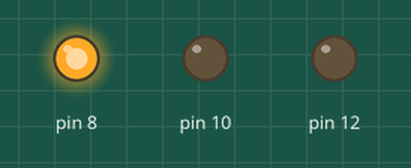
The sketch below on a simulated Arduino Uno, built with avr-gcc and run on an emulated ATmega328P. On the bench: output pins drawn as LEDs (lit = HIGH).

Above: at 0.3 s.
At 1.7 s:
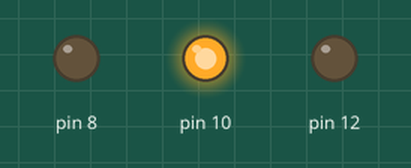
At 4.2 s:
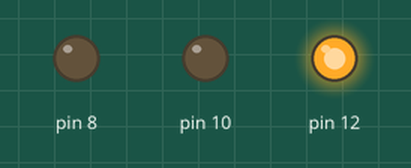
At 5.8 s:
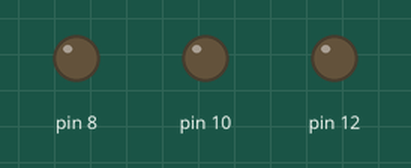
Timing chart, 0 to 7.3 s (numbered marks = the images above):
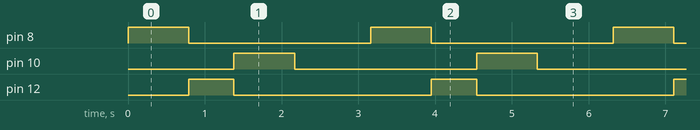

The sketch:

gh2.ino
```cpp
int del1 = 790;
int del2 = 590;
int del3 = 990;
void setup()
{
  pinMode(8, OUTPUT);
  pinMode(10, OUTPUT);
  pinMode(12, OUTPUT);
}
void loop()
{
digitalWrite(8, HIGH);
delay(del1);
digitalWrite(8, LOW);
digitalWrite(12, HIGH);
delay(del2);
digitalWrite(12, LOW);
digitalWrite(10, HIGH);
delay(del1);
digitalWrite(10, LOW);
delay(del3);
}
```

Measured:
- by itself, pin 8, pin 10: alternates HIGH for 0.79 s and LOW for 2.4 s
- by itself, pin 12: alternates HIGH for 0.59 s and LOW for 2.6 s
- by itself, everything shown: repeats every 3.2 s, in 4 steps
